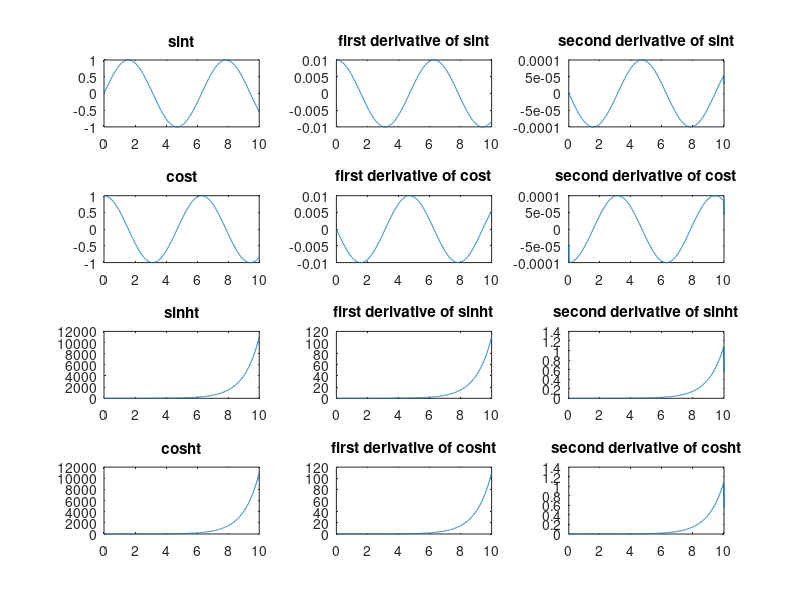

This chart was generated by the following MATLAB code:

t=0:0.01:10;
a=sin (t);
subplot(4,3,1)
plot(t,a)
title('sint')
b=cos (t);
c= sinh (t);
d=cosh (t);
da=gradient(a);
subplot(4,3,2)
plot(t,da)
title('first derivative of sint')
d2a=gradient(da);
subplot(4,3,3)
plot(t,d2a)
title('second derivative of sint')
subplot(4,3,4)
plot(t,b);
title('cost');
db=gradient(b);
subplot(4,3,5)
plot(t,db)
title('first derivative of cost')
d2b=gradient(db);
subplot(4,3,6)
plot(t,d2b)
title('second derivative of cost')
subplot(4,3,7)
plot(t,c);
title('sinht');
dc=gradient(c);
subplot(4,3,8)
plot(t,dc)
title('first derivative of sinht')
d2c=gradient(dc);
subplot(4,3,9)
plot(t,d2c)
title('second derivative of sinht')
subplot(4,3,10)
plot(t,d);
title('cosht');
dd=gradient(d);
subplot(4,3,11)
plot(t,dd)
title('first derivative of cosht')
d2d=gradient(dd);
subplot(4,3,12)
plot(t,d2d)
title('second derivative of cosht')